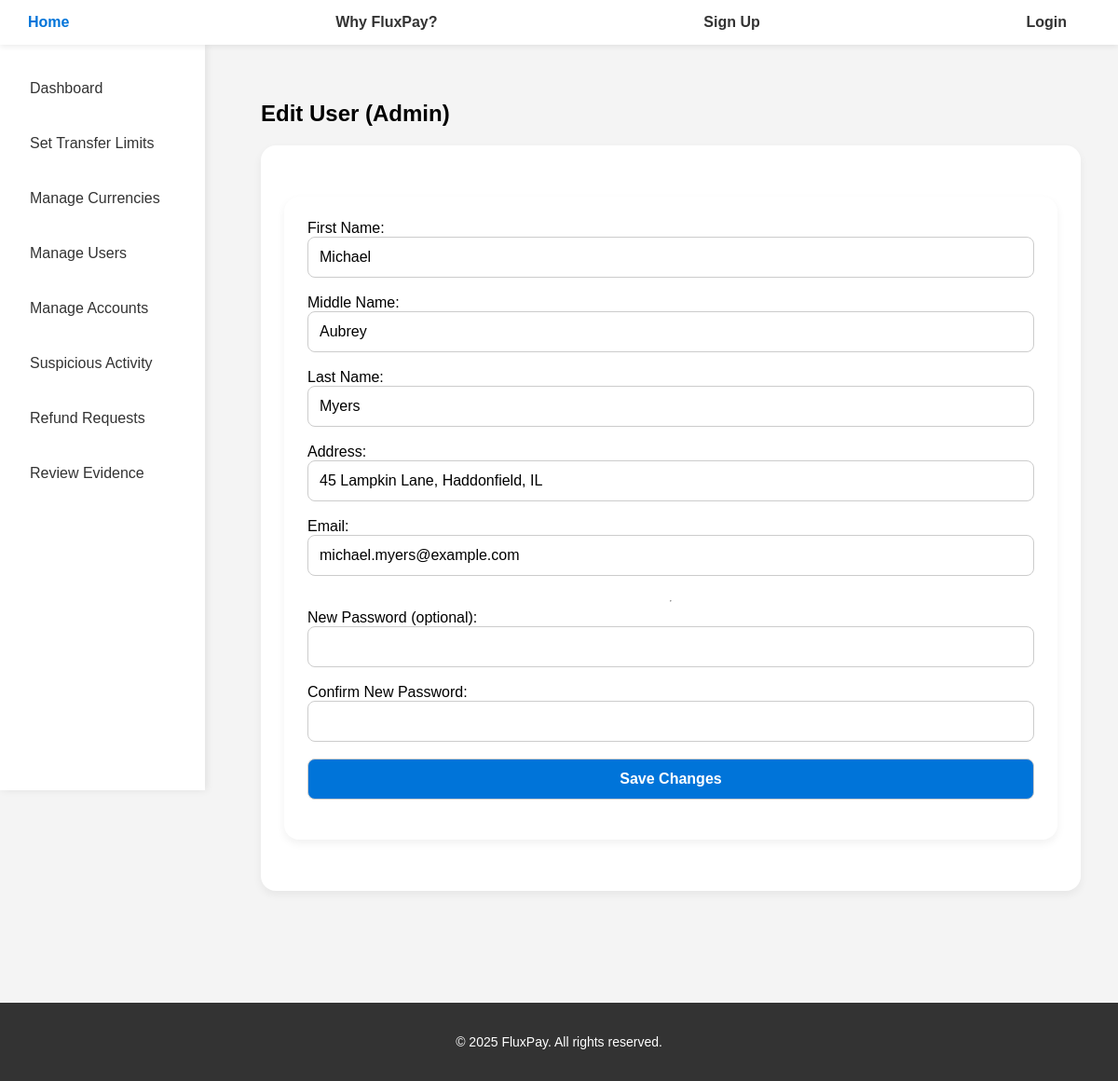
Before: /php/admin_edit_user.php?id=1 with the older database file.
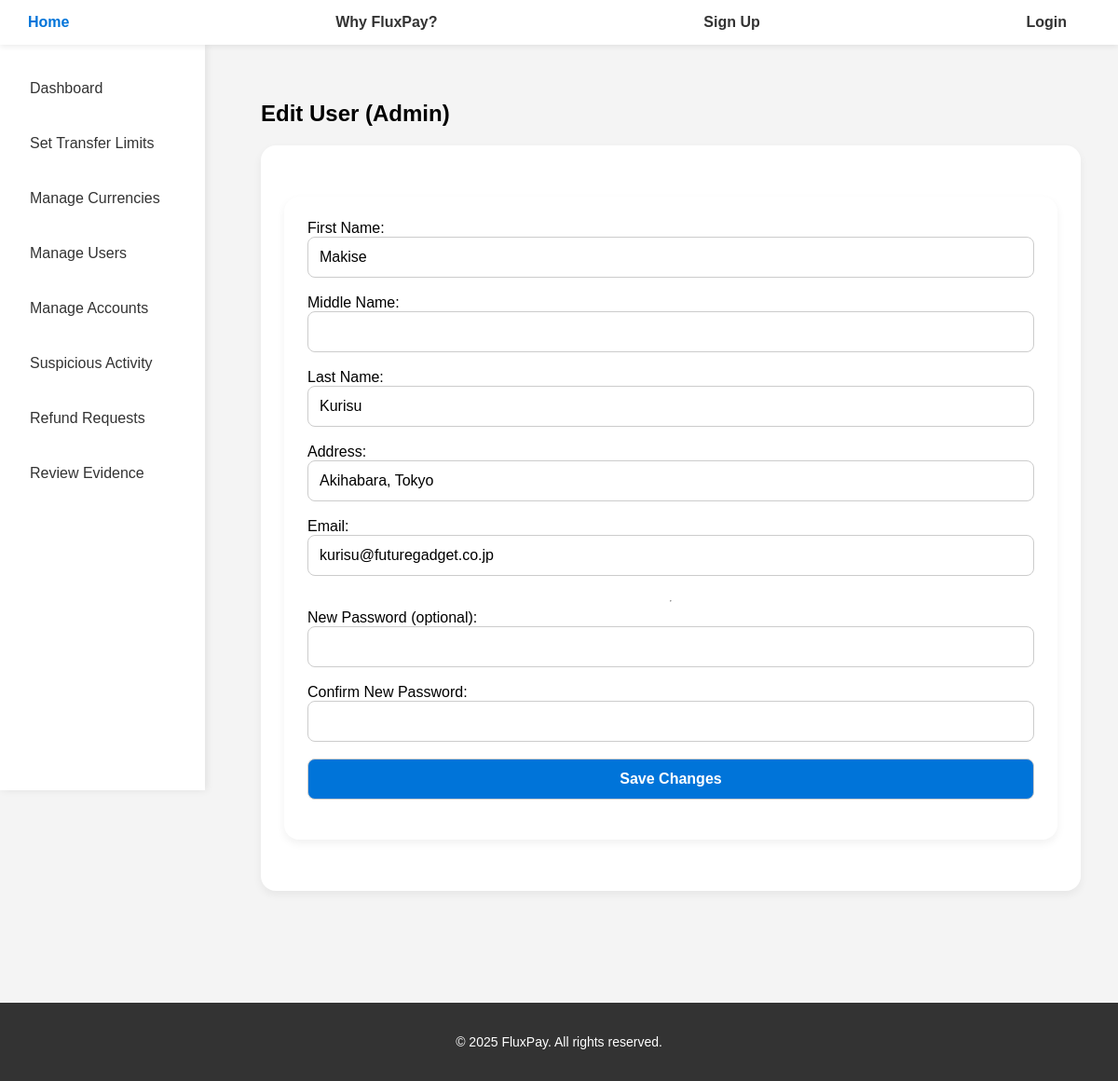
After: the same page with the newer database file.
### tables this page shows
CREATE TABLE User (
    userID INTEGER PRIMARY KEY AUTOINCREMENT,
    firstName CHAR(100) NOT NULL,
    middleName CHAR(100),
    lastName CHAR(100) NOT NULL,
    address VARCHAR(100) NOT NULL,
    userStatus VARCHAR(50) NOT NULL,
    verificationStatus VARCHAR(50) NOT NULL,
    email CHAR(100) NOT NULL UNIQUE,
    password VARCHAR(100) NOT NULL
);

### php/admin_edit_user.php (the view, shortened to what this page needs)
<?php
include "../components/config.php";
$userID = $_GET['id'];
$stmt = $pdo->prepare("SELECT firstName, middleName, lastName, address, email FROM User WHERE userID = ?");
$stmt->execute([$userID]);
$user = $stmt->fetch(PDO::FETCH_ASSOC);
?>
<?php
include "../components/header.php";
include "../components/sidebar_admin.php";
?>
<div class="dashboard-container">
    <div class="main-content">
    <link rel="stylesheet" href="../css/styles.css">
        <h2>Edit User (Admin)</h2>
        <div class="card">
            <form method="POST">
                <label>First Name:</label>
                <input type="text" name="firstName" value="<?php echo htmlspecialchars($user['firstName']); ?>" required>
                <label>Middle Name:</label>
                <input type="text" name="middleName" value="<?php echo htmlspecialchars($user['middleName']); ?>">
                <label>Last Name:</label>
                <input type="text" name="lastName" value="<?php echo htmlspecialchars($user['lastName']); ?>" required>
                <label>Address:</label>
                <input type="text" name="address" value="<?php echo htmlspecialchars($user['address']); ?>" required>
                <label>Email:</label>
                <input type="email" name="email" value="<?php echo htmlspecialchars($user['email']); ?>" required>
                <hr>
                <label>New Password (optional):</label>
                <input type="password" name="newPassword">
                <label>Confirm New Password:</label>
                <input type="password" name="confirmPassword">
                <button type="submit">Save Changes</button>
            </form>
        </div>
    </div>
</div>
<?php include "../components/footer.php"; ?>

### components/header.php
<?php
$baseUrl = '/currency%20transfer';
?>
<nav>
    <a href="<?php echo $baseUrl; ?>/index.php" class="active">Home</a>
    <?php if (isset($_SESSION['role'])): ?>
        <?php if ($_SESSION['role'] === 'admin'): ?>
            <a href="<?php echo $baseUrl; ?>/php/admin_dashboard.php">Admin Dashboard</a>
        <?php elseif ($_SESSION['role'] === 'user'): ?>
            <a href="<?php echo $baseUrl; ?>/php/dashboard.php">Dashboard</a>
        <?php endif; ?>
        <a href="<?php echo $baseUrl; ?>/php/logout.php">Logout</a>
    <?php else: ?>
        <a href="<?php echo $baseUrl; ?>/php/about.php">Why FluxPay?</a>
        <a href="<?php echo $baseUrl; ?>/php/signup.php">Sign Up</a>
        <a href="<?php echo $baseUrl; ?>/php/login.php">Login</a>
    <?php endif; ?>
</nav>

### components/sidebar_admin.php
<div class="sidebar">
    <a href="../php/admin_dashboard.php">Dashboard</a>
    <a href="../php/admin_limits.php">Set Transfer Limits</a>
    <a href="../php/admin_currencies.php">Manage Currencies</a>
    <a href="../php/admin_manage_users.php">Manage Users</a>
    <a href="../php/admin_manage_accounts.php">Manage Accounts</a>
    <a href="../php/admin_suspicious.php">Suspicious Activity</a>
    <a href="../php/admin_refunds.php">Refund Requests</a>
    <a href="../php/admin_review_evidence.php">Review Evidence</a>
</div>

### components/footer.php
<footer>
    <p>&copy; <?php echo date('Y'); ?> FluxPay. All rights reserved.</p>
</footer>

### css/styles.css (style rules this page uses)
*, *::before, *::after { box-sizing: border-box; transition: all 0.3s ease; }
nav { background-color: white; display: flex; align-items: center; justify-content: space-between; padding: 15px 30px; box-shadow: 0 2px 6px rgba(0,0,0,0.08); position: sticky; top: 0; z-index: 100; }
nav a { color: #333; text-decoration: none; margin-right: 25px; font-weight: bold; font-size: 16px; }
nav a.active { color: #0074D9; }
.dashboard-container { display: flex; min-height: 100vh; }
.sidebar { width: 220px; background-color: white; height: 100vh; padding: 30px 20px; box-shadow: 2px 0 8px rgba(0,0,0,0.08); display: flex; flex-direction: column; position: fixed; }
.sidebar a { text-decoration: none; color: #333; margin-bottom: 25px; font-size: 16px; font-weight: 500; padding: 8px 12px; border-radius: 8px; }
.main-content { margin-left: 240px; padding: 40px; width: calc(100% - 240px); }
.card { background-color: white; padding: 25px; margin-bottom: 30px; border-radius: 16px; box-shadow: 0 4px 10px rgba(0,0,0,0.06); transition: transform 0.2s ease; }
form { background-color: white; padding: 25px; margin: 30px 0; border-radius: 16px; box-shadow: 0 4px 10px rgba(0,0,0,0.06); display: flex; flex-direction: column; }
form input, form select, form textarea, form button { margin-bottom: 18px; padding: 12px; font-size: 16px; border: 1px solid #ccc; border-radius: 8px; }
form button { background-color: #0074D9; color: white; font-weight: bold; cursor: pointer; font-size: 16px; }
footer { width: 100%; clear: both; position: relative; margin-top: 50px; padding: 20px; background-color: #333; color: white; text-align: center; font-size: 14px; }

Changed rows visible on the page:
changed user: firstName "Michael" → "Makise"; lastName "Myers" → "Kurisu"; address "45 Lampkin Lane, Haddonfield, IL" → "Akihabara, Tokyo"; email "michael.myers@example.com" → "kurisu@futuregadget.co.jp"; middleName "Aubrey" → (not shown)
